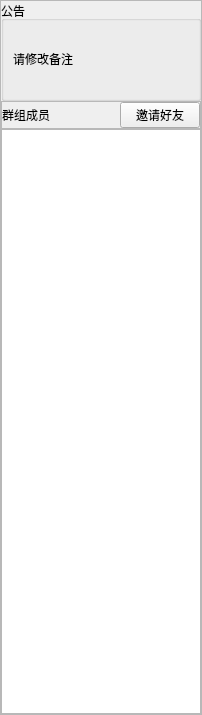
<?xml version="1.0" encoding="UTF-8"?>
<ui version="4.0">
 <class>GroupChat</class>
 <widget class="QWidget" name="GroupChat">
  <property name="geometry">
   <rect>
    <x>0</x>
    <y>0</y>
    <width>202</width>
    <height>715</height>
   </rect>
  </property>
  <property name="windowTitle">
   <string/>
  </property>
  <layout class="QVBoxLayout" name="verticalLayout">
   <property name="spacing">
    <number>6</number>
   </property>
   <property name="leftMargin">
    <number>0</number>
   </property>
   <property name="topMargin">
    <number>0</number>
   </property>
   <property name="rightMargin">
    <number>0</number>
   </property>
   <property name="bottomMargin">
    <number>0</number>
   </property>
   <item>
    <widget class="QSplitter" name="splitter">
     <property name="orientation">
      <enum>Qt::Horizontal</enum>
     </property>
     <property name="handleWidth">
      <number>0</number>
     </property>
     <property name="childrenCollapsible">
      <bool>false</bool>
     </property>
     <widget class="QFrame" name="frame_2">
      <property name="maximumSize">
       <size>
        <width>16777215</width>
        <height>16777215</height>
       </size>
      </property>
      <property name="frameShape">
       <enum>QFrame::StyledPanel</enum>
      </property>
      <property name="frameShadow">
       <enum>QFrame::Raised</enum>
      </property>
      <layout class="QVBoxLayout" name="verticalLayout_2">
       <property name="spacing">
        <number>0</number>
       </property>
       <property name="leftMargin">
        <number>0</number>
       </property>
       <property name="topMargin">
        <number>0</number>
       </property>
       <property name="rightMargin">
        <number>0</number>
       </property>
       <property name="bottomMargin">
        <number>0</number>
       </property>
       <item>
        <widget class="QGroupBox" name="groupBox">
         <property name="minimumSize">
          <size>
           <width>0</width>
           <height>100</height>
          </size>
         </property>
         <property name="title">
          <string>公告</string>
         </property>
         <layout class="QVBoxLayout" name="verticalLayout_3">
          <property name="spacing">
           <number>0</number>
          </property>
          <property name="topMargin">
           <number>0</number>
          </property>
          <property name="bottomMargin">
           <number>0</number>
          </property>
          <item>
           <widget class="QLabel" name="label">
            <property name="text">
             <string>请修改备注</string>
            </property>
            <property name="textInteractionFlags">
             <set>Qt::LinksAccessibleByMouse|Qt::TextEditable|Qt::TextSelectableByMouse</set>
            </property>
           </widget>
          </item>
         </layout>
        </widget>
       </item>
       <item>
        <widget class="QFrame" name="frame">
         <property name="frameShape">
          <enum>QFrame::StyledPanel</enum>
         </property>
         <layout class="QHBoxLayout" name="horizontalLayout">
          <property name="leftMargin">
           <number>0</number>
          </property>
          <property name="topMargin">
           <number>0</number>
          </property>
          <property name="rightMargin">
           <number>0</number>
          </property>
          <property name="bottomMargin">
           <number>0</number>
          </property>
          <item>
           <widget class="QLabel" name="labelgroupmember">
            <property name="text">
             <string>群组成员</string>
            </property>
           </widget>
          </item>
          <item>
           <spacer name="horizontalSpacer">
            <property name="orientation">
             <enum>Qt::Horizontal</enum>
            </property>
            <property name="sizeHint" stdset="0">
             <size>
              <width>60</width>
              <height>17</height>
             </size>
            </property>
           </spacer>
          </item>
          <item>
           <widget class="QPushButton" name="pushButton">
            <property name="text">
             <string>邀请好友</string>
            </property>
           </widget>
          </item>
         </layout>
        </widget>
       </item>
       <item>
        <widget class="SearchListView" name="listView">
         <property name="minimumSize">
          <size>
           <width>200</width>
           <height>0</height>
          </size>
         </property>
        </widget>
       </item>
      </layout>
     </widget>
    </widget>
   </item>
  </layout>
 </widget>
 <customwidgets>
  <customwidget>
   <class>SearchListView</class>
   <extends>QListView</extends>
   <header>listFriend/searchlistview.h</header>
  </customwidget>
 </customwidgets>
 <resources/>
 <connections/>
</ui>
